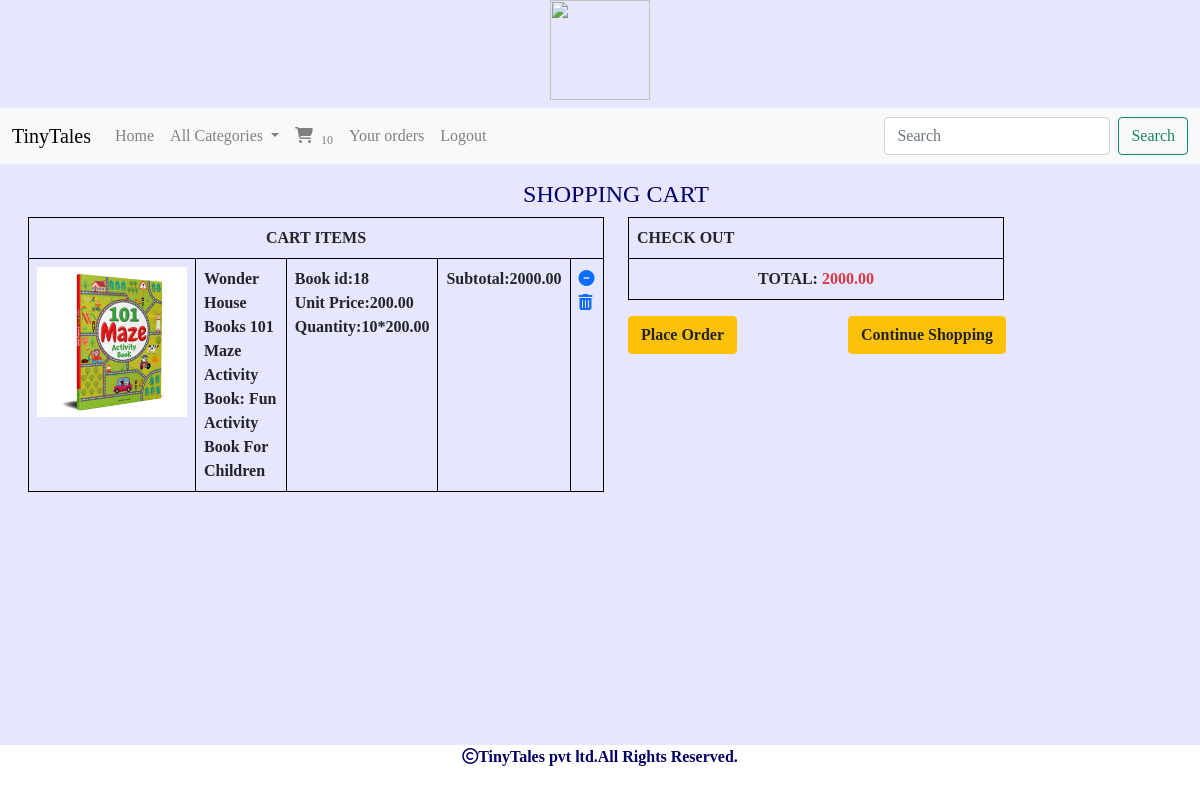
Page /cart/cartview (signed in) on the committed database.
### cart/models.py (models this page shows, shortened)
class Cart(models.Model):
    book=models.ForeignKey(Book,on_delete=models.CASCADE)
    user = models.ForeignKey(User, on_delete=models.CASCADE)
    quantity = models.IntegerField()
    date_added=models.DateTimeField(auto_now_add=True)
    def subtotal(self):
        return self.quantity*self.book.price

### shop/models.py (models this page shows, shortened)
class Book(models.Model):
    name = models.CharField(max_length=200)
    desc = models.TextField()
    image= models.ImageField(upload_to='shop/book', blank=True, null=True)
    price= models.DecimalField(max_digits=10,decimal_places=2)
    category=models.ForeignKey(Category,on_delete=models.CASCADE)
    stock=models.IntegerField()
    available=models.BooleanField(default=True)
    created=models.DateTimeField(auto_now_add=True)
    updated=models.DateTimeField(auto_now=True)

### cart/views.py (the view)
# urls.py: path('cartview', views.cartview,name="cartview"),
def cartview(request):
    total=0
    u=request.user
    try:
        cart=Cart.objects.filter(user=u)
        for i in cart:
            total+=i.quantity*i.book.price
    except:
        pass
    return render(request,'cart.html',{'c':cart, 'total':total})

### cart/context_processor.py (called while the page is built)
def bookcount(request):
    item_count=0
    if request.user.is_authenticated:
        u=request.user
        try:
            cart=Cart.objects.filter(user=u)
            for i in cart:
                item_count=item_count+i.quantity
        except:
            item_count=0
    return {'count':item_count}

### shop/context_processors.py (called while the page is built)
def menu_links(request):
    c=Category.objects.all()
    return {'links':c}

### templates/cart.html
<!DOCTYPE html>
{% extends 'base.html' %}
{% load static %}
{% block content %}
{% if not c %}
<div class="container-fluid mt-3">
    <h3 class="text-center">Cart is empty</h3>
    <h5 class="text-center text-success"><a href="{% url 'shop:allbook' %}">Continue Shopping</a></h5>
</div>
{% else %}
<div class="container-fluid m-3">
<div class="row">
    <h4 class="text-center">SHOPPING CART</h4>
    <div class="col-sm-6">
        <table class="table table-bordered">
            <tr><th colspan="5" class="text-center">CART ITEMS</th></tr>
            {% for i in c %}
            <tr>
                <td><img src="{{i.book.image.url}}" height="150px" width="150px"></td>
                <td><b>{{i.book.name}}</b></td>
                <td><b>Book id:{{i.book.id}}</b><br>
                   <b>Unit Price:{{i.book.price}}</b><br>
                <b>Quantity:{{i.quantity}}*{{i.book.price}}</b></td>
                <td><b>Subtotal:{{i.subtotal}}</b></td>
                <td>
                    {% if i.quantity < i.book.stock %}
                <a href="{% url 'cart:addtocart' i.book.name%}"><i class="fa-solid fa-circle-plus"></i></a>
                <a href="{% url 'cart:cart_remove' i.book.name%}"><i class="fa-solid fa-circle-minus"></i></a>
                <a href="{% url 'cart:full_remove' i.book.name%}"><i class="fa-solid fa-trash-can"></i></a></td>
{% else %}
                <a href="{% url 'cart:cart_remove' i.book.name%}"><i class="fa-solid fa-circle-minus"></i></a>
                <a href="{% url 'cart:full_remove' i.book.name%}"><i class="fa-solid fa-trash-can"></i></a></td>
            </tr>
            {% endif %}
{% endfor %}
        </table>
    </div>
    <div class="col-sm-4" style="position:relative">
        <table class="table table-bordered">
        <tr><th colspan="4">CHECK OUT</th></tr>
            <tr  class="text-center"><td><b>TOTAL: <span class="text-danger"> {{total}}</span></b></td></tr>
        </table>
        <a href="{% url 'cart:orderform' %}" class="btn btn-warning text-dark"><b>Place Order</b></a>
        <a href="{% url 'shop:allbook' %}" class="btn btn-warning text-dark" style="position:absolute;right:10px;"><b>Continue Shopping</b></a>
    </div>
</div>
</div>
{% endif %}
  {% endblock %}

### static/css/style.css (style rules this page uses)
.table-bordered { border-width: 4px; border-color:#000000; }

### rows in the picture
Cart: book.image (picture), book.name "Wonder House Books 101 Maze Activity Book: Fun Activity Book For Children", book.id "18", book.price "200.00", quantity "10", subtotal "2000.00"

### other values in the picture
{{ count }} "10"
{{ total }} "2000.00"
